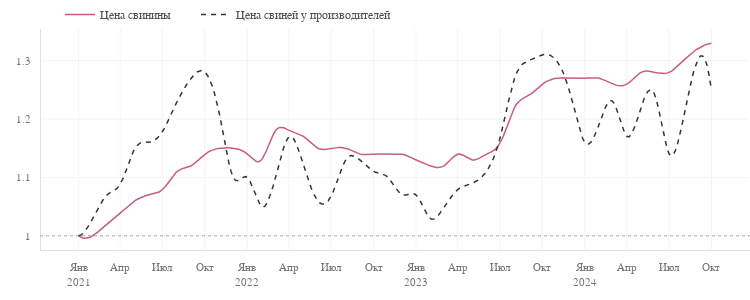

The cell this chart's notebook holds for it:
### Code cell
fig = go.Figure(layout=dict(width=750, height=300))

fig.add_trace(
    go.Scatter(
        x=smoothed(normalized_by_first(pig).round(2), datetime_index=True).index,
        y=smoothed(normalized_by_first(pig).round(2),  datetime_index=True).values.ravel(),
        mode='lines', line_color=palette_pl[8], hoverinfo='skip',
        name='Цена свинины'))
fig.add_trace(
    go.Scatter(
        x=normalized_by_first(pig).round(2).index,
        y=normalized_by_first(pig).round(2).values.ravel(),
        marker=dict(opacity=0, size=5),
        mode='markers', line_color=palette_pl[8], showlegend=False,
        name='Цена свинины'))
fig.add_trace(
    go.Scatter(
        x=smoothed(normalized_by_first(pig_raw).round(2), datetime_index=True).index,
        y=smoothed(normalized_by_first(pig_raw).round(2),  datetime_index=True).values.ravel(),
        mode='lines', line_color=palette_pl[-5], line_dash='5px', hoverinfo='skip',
        name='Цена свиней у производителей'))
fig.add_trace(
    go.Scatter(
        x=normalized_by_first(pig_raw).round(2).index,
        y=normalized_by_first(pig_raw).round(2).values.ravel(),
        marker=dict(opacity=0, size=5),
        mode='markers', line_color=palette_pl[-5], showlegend=False,
        name='Цена свиней у производителей'))

fig.update_xaxes(dtick='M3', tickformat="%b<br>%Y", labelalias=xtickaliases)
fig.update_yaxes(dtick=0.1)

pl_hline(1)

fig.show(config=config)
pl_savefig(figure=fig, name='price-pig', path=path_save_img, config=config, fmt='html')

### Figure 1 — Plotly figure (JSON) as saved in the notebook; plotly's stock layout.template omitted (floating-point values rounded to 4 significant figures; data arrays with more than 128 entries replaced by an {"elided": "..."} marker saying what was removed)
{"data": [{"hoverinfo": "skip", "line": {"color": "#CB5D7C"}, "mode": "lines", "name": "Цена свинины", "type": "scatter", "x": {"elided": "300 str values"}, "y": {"elided": "300 float values"}}, {"line": {"color": "#CB5D7C"}, "marker": {"opacity": 0, "size": 5}, "mode": "markers", "name": "Цена свинины", "showlegend": false, "type": "scatter", "x": ["2021-01-01T00:00:00", "2021-02-01T00:00:00", "2021-03-01T00:00:00", "2021-04-01T00:00:00", "2021-05-01T00:00:00", "2021-06-01T00:00:00", "2021-07-01T00:00:00", "2021-08-01T00:00:00", "2021-09-01T00:00:00", "2021-10-01T00:00:00", "2021-11-01T00:00:00", "2021-12-01T00:00:00", "2022-01-01T00:00:00", "2022-02-01T00:00:00", "2022-03-01T00:00:00", "2022-04-01T00:00:00", "2022-05-01T00:00:00", "2022-06-01T00:00:00", "2022-07-01T00:00:00", "2022-08-01T00:00:00", "2022-09-01T00:00:00", "2022-10-01T00:00:00", "2022-11-01T00:00:00", "2022-12-01T00:00:00", "2023-01-01T00:00:00", "2023-02-01T00:00:00", "2023-03-01T00:00:00", "2023-04-01T00:00:00", "2023-05-01T00:00:00", "2023-06-01T00:00:00", "2023-07-01T00:00:00", "2023-08-01T00:00:00", "2023-09-01T00:00:00", "2023-10-01T00:00:00", "2023-11-01T00:00:00", "2023-12-01T00:00:00", "2024-01-01T00:00:00", "2024-02-01T00:00:00", "2024-03-01T00:00:00", "2024-04-01T00:00:00", "2024-05-01T00:00:00", "2024-06-01T00:00:00", "2024-07-01T00:00:00", "2024-08-01T00:00:00", "2024-09-01T00:00:00", "2024-10-01T00:00:00"], "y": [1, 1, 1.02, 1.04, 1.06, 1.07, 1.08, 1.11, 1.12, 1.14, 1.15, 1.15, 1.14, 1.13, 1.18, 1.18, 1.17, 1.15, 1.15, 1.15, 1.14, 1.14, 1.14, 1.14, 1.13, 1.12, 1.12, 1.14, 1.13, 1.14, 1.16, 1.22, 1.24, 1.26, 1.27, 1.27, 1.27, 1.27, 1.26, 1.26, 1.28, 1.28, 1.28, 1.3, 1.32, 1.33]}, {"hoverinfo": "skip", "line": {"color": "#353535", "dash": "5px"}, "mode": "lines", "name": "Цена свиней у производителей", "type": "scatter", "x": {"elided": "300 str values"}, "y": {"elided": "300 float values"}}, {"line": {"color": "#353535"}, "marker": {"opacity": 0, "size": 5}, "mode": "markers", "name": "Цена свиней у производителей", "showlegend": false, "type": "scatter", "x": ["2021-01-01T00:00:00", "2021-02-01T00:00:00", "2021-03-01T00:00:00", "2021-04-01T00:00:00", "2021-05-01T00:00:00", "2021-06-01T00:00:00", "2021-07-01T00:00:00", "2021-08-01T00:00:00", "2021-09-01T00:00:00", "2021-10-01T00:00:00", "2021-11-01T00:00:00", "2021-12-01T00:00:00", "2022-01-01T00:00:00", "2022-02-01T00:00:00", "2022-03-01T00:00:00", "2022-04-01T00:00:00", "2022-05-01T00:00:00", "2022-06-01T00:00:00", "2022-07-01T00:00:00", "2022-08-01T00:00:00", "2022-09-01T00:00:00", "2022-10-01T00:00:00", "2022-11-01T00:00:00", "2022-12-01T00:00:00", "2023-01-01T00:00:00", "2023-02-01T00:00:00", "2023-03-01T00:00:00", "2023-04-01T00:00:00", "2023-05-01T00:00:00", "2023-06-01T00:00:00", "2023-07-01T00:00:00", "2023-08-01T00:00:00", "2023-09-01T00:00:00", "2023-10-01T00:00:00", "2023-11-01T00:00:00", "2023-12-01T00:00:00", "2024-01-01T00:00:00", "2024-02-01T00:00:00", "2024-03-01T00:00:00", "2024-04-01T00:00:00", "2024-05-01T00:00:00", "2024-06-01T00:00:00", "2024-07-01T00:00:00", "2024-08-01T00:00:00", "2024-09-01T00:00:00", "2024-10-01T00:00:00"], "y": [1, 1.03, 1.07, 1.09, 1.15, 1.16, 1.18, 1.23, 1.27, 1.28, 1.21, 1.1, 1.1, 1.05, 1.1, 1.17, 1.12, 1.06, 1.07, 1.13, 1.13, 1.11, 1.1, 1.07, 1.07, 1.03, 1.05, 1.08, 1.09, 1.11, 1.17, 1.27, 1.3, 1.31, 1.3, 1.24, 1.16, 1.19, 1.23, 1.17, 1.22, 1.24, 1.14, 1.2, 1.3, 1.25]}], "layout": {"height": 300, "shapes": [{"line": {"color": "black", "dash": "3px", "width": 1}, "opacity": 0.3, "type": "line", "x0": 0, "x1": 1, "xref": "x domain", "y0": 1, "y1": 1, "yref": "y"}], "width": 750, "xaxis": {"dtick": "M3", "labelalias": {"Apr<br>2021": "Апр", "Apr<br>2022": "Апр", "Apr<br>2023": "Апр", "Apr<br>2024": "Апр", "Aug<br>2021": "Авг", "Aug<br>2022": "Авг", "Aug<br>2023": "Авг", "Aug<br>2024": "Авг", "Dec<br>2021": "Дек", "Dec<br>2022": "Дек", "Dec<br>2023": "Дек", "Dec<br>2024": "Дек", "Feb<br>2021": "Фев", "Feb<br>2022": "Фев", "Feb<br>2023": "Фев", "Feb<br>2024": "Фев", "Jan<br>2021": "Янв<br>2021", "Jan<br>2022": "Янв<br>2022", "Jan<br>2023": "Янв<br>2023", "Jan<br>2024": "Янв<br>2024", "Jul<br>2021": "Июл", "Jul<br>2022": "Июл", "Jul<br>2023": "Июл", "Jul<br>2024": "Июл", "Jun<br>2021": "Июн", "Jun<br>2022": "Июн", "Jun<br>2023": "Июн", "Jun<br>2024": "Июн", "Mar<br>2021": "Мар", "Mar<br>2022": "Мар", "Mar<br>2023": "Мар", "Mar<br>2024": "Мар", "May<br>2021": "Май", "May<br>2022": "Май", "May<br>2023": "Май", "May<br>2024": "Май", "Nov<br>2021": "Ноя", "Nov<br>2022": "Ноя", "Nov<br>2023": "Ноя", "Nov<br>2024": "Ноя", "Oct<br>2021": "Окт", "Oct<br>2022": "Окт", "Oct<br>2023": "Окт", "Oct<br>2024": "Окт", "Sep<br>2021": "Сен", "Sep<br>2022": "Сен", "Sep<br>2023": "Сен", "Sep<br>2024": "Сен"}, "tickformat": "%b<br>%Y"}, "yaxis": {"dtick": 0.1}}}
